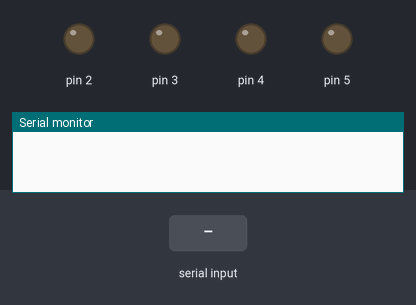
A sketch run on a simulated Arduino Uno, built with avr-gcc and run on an emulated ATmega328P. On the bench: output pins drawn as LEDs (lit = HIGH), the last lines printed to the serial monitor. Inputs (shaded band) come from the test bench.

Above: at 1.2 s.
1.3 s: "LED 1" received over Serial
At 1.7 s:
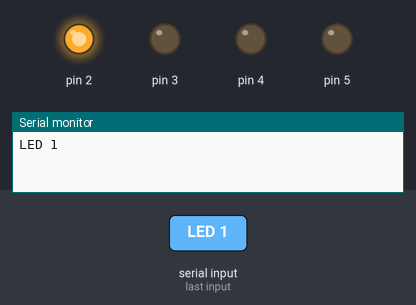
2.8 s: "LED 2" received over Serial
At 4.0 s:
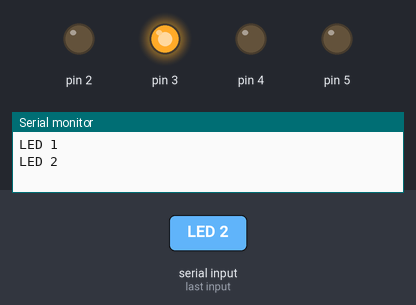
4.3 s: "LED 3" received over Serial
At 5.1 s:
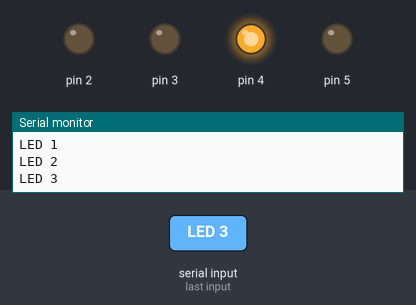
5.8 s: "LED 4" received over Serial
At 6.3 s:
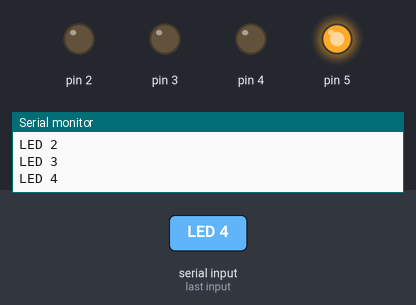
Timing chart, 0 to 8.3 s (numbered marks = the images above; inputs shaded):
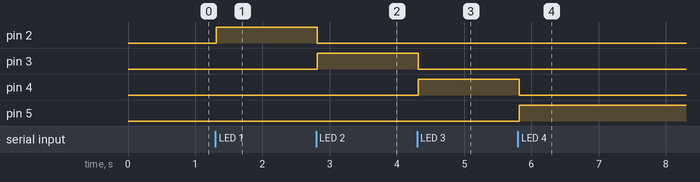

The sketch:

Voice_Controlled_Car.ino
```cpp
/*****************************************************
Project Title: Voice Controlled Car
Organisation: Soham Academy Of Human Excellence
Website: https://ria.sohamacademy.org/
*******************************************************/
#include <SoftwareSerial.h>
SoftwareSerial mySerial(0,1);  //RX = 10, TX=11 of Arduino and Tx and Rx of Bluetooth
String readvoice;
int k=0;
void setup() {
  Serial.begin(9600);
  mySerial.begin(9600);
  pinMode(2,OUTPUT);
  pinMode(3,OUTPUT);
  pinMode(4,OUTPUT);
  pinMode(5,OUTPUT);
}

void loop() {
  while (Serial.available())
  {
    delay(3);
    char c = Serial.read();
    readvoice += c;
    }

    if(readvoice.length() > 0)
    {
      Serial.println(readvoice);

      if(readvoice == "LED 1")
      {
        digitalWrite(2, HIGH);
        digitalWrite(3, LOW);
        digitalWrite(4, LOW);
        digitalWrite(5, LOW);
        k=1;
      }

      if(readvoice == "LED 2")
      {
        digitalWrite(2, LOW);
        digitalWrite(3, HIGH);
        digitalWrite(4, LOW);
        digitalWrite(5, LOW);
        k=2;
      }

      if(readvoice == "LED 3")
      {
        if (k==2)
        {
          digitalWrite(2, LOW);
          digitalWrite(3, LOW);
          digitalWrite(4, HIGH);
          digitalWrite(5, LOW);
          delay(1000);
          digitalWrite(2, LOW);
          digitalWrite(3, LOW);
          digitalWrite(4, HIGH);
          digitalWrite(5, LOW);
        }
      }

      if(readvoice == "LED 4")
      {
        if (k==2)
        {
          digitalWrite(2, LOW);
          digitalWrite(3, LOW);
          digitalWrite(4, LOW);
          digitalWrite(5, HIGH);
          delay(1000);
          digitalWrite(2, LOW);
          digitalWrite(3, LOW);
          digitalWrite(4, LOW);
          digitalWrite(5, HIGH);
        }
      }

      if(readvoice == "stop")
      {
        digitalWrite(2, LOW);
        digitalWrite(3, LOW);
        digitalWrite(4, LOW);
        digitalWrite(5, LOW);
      }
    }
  readvoice="";
}
```

Measured:
- after the input at 1.3 s, pin 2: LOW → HIGH at once
- after the input at 2.8 s, pin 2: HIGH → LOW at once; pin 3: LOW → HIGH at once
- after the input at 4.3 s, pin 3: HIGH → LOW at once; pin 4: LOW → HIGH at once
- after the input at 5.8 s, pin 4: HIGH → LOW at once; pin 5: LOW → HIGH at once
